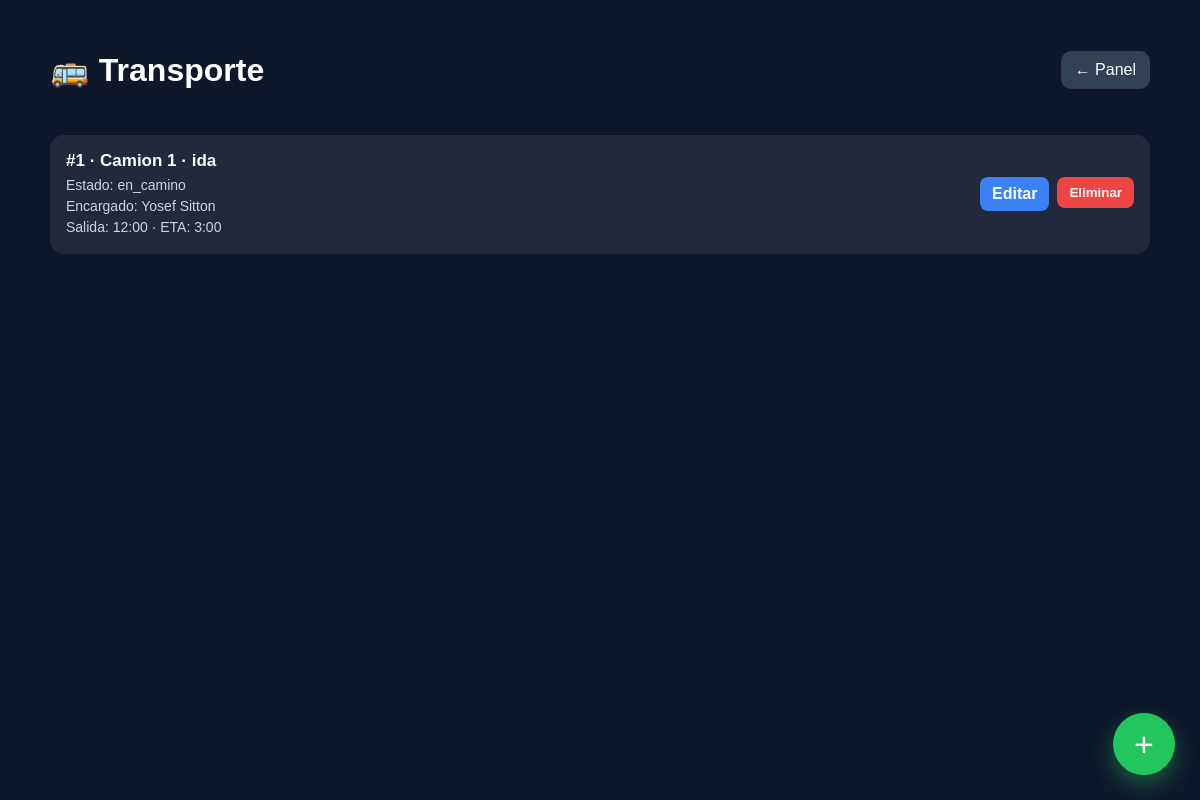
/panel-admin/transporte/, run on an earlier commit of the app's database.
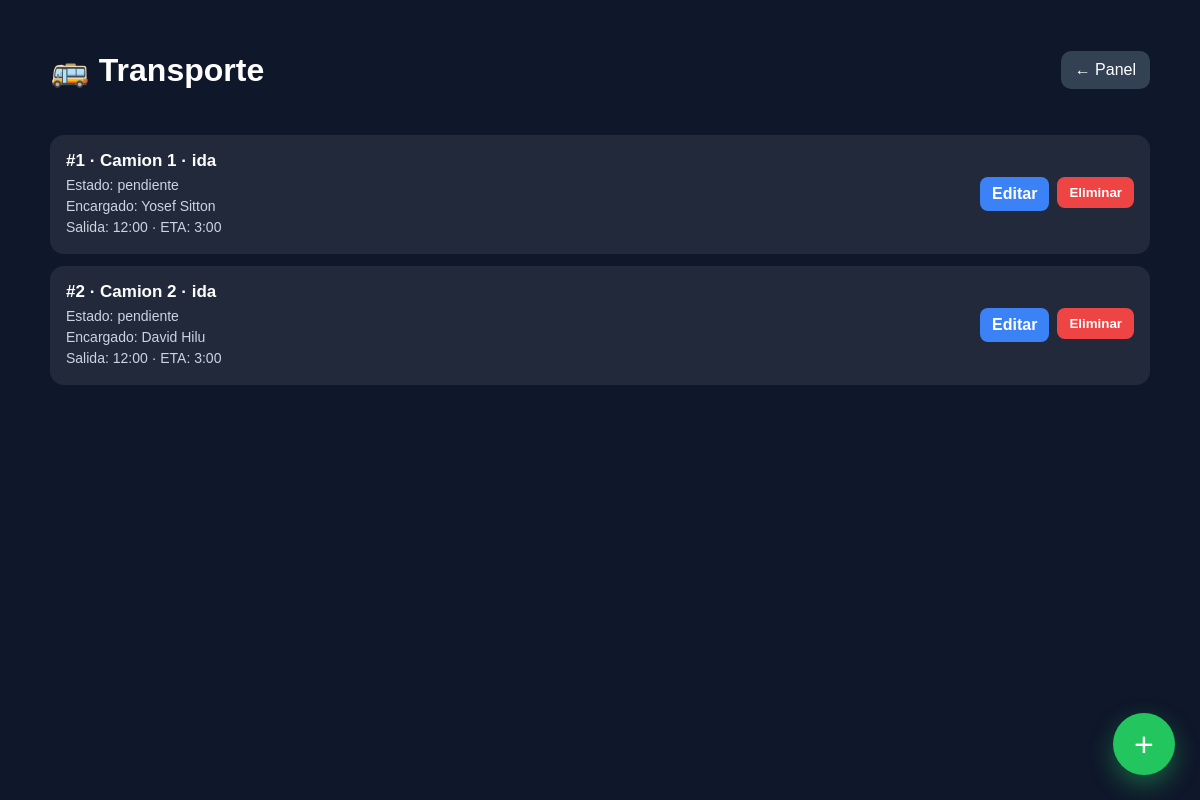
And on a later commit of the database.
### transporte/models.py (models this page shows, shortened)
class Camion(models.Model):
    TIPOS = [
        ('ida', 'Ida'),
        ('regreso', 'Regreso'),
    ]
    ESTADOS = [
        ('pendiente', 'Pendiente'),
        ('saliendo', 'Saliendo'),
        ('en_camino', 'En camino'),
        ('llegando', 'Llegando'),
        ('llego', 'Llegó'),
    ]
    nombre = models.CharField(max_length=100)
    tipo = models.CharField(max_length=20, choices=TIPOS)
    estado = models.CharField(max_length=20, choices=ESTADOS, default='pendiente')
    encargado = models.ForeignKey(
        UsuarioCamp,
        on_delete=models.SET_NULL,
        null=True,
        blank=True,
        limit_choices_to={'tipo': 'madrij'},
        related_name='camiones_encargado'
    )
    hora_salida = models.CharField(max_length=20, blank=True, null=True)
    hora_estimada = models.CharField(max_length=20, blank=True, null=True)
    link_ruta = models.TextField(blank=True, null=True)

### usuarios/models.py (models this page shows, shortened)
class UsuarioCamp(models.Model):
    TIPOS = [
        ('admin', 'Admin'),
        ('madrij', 'Madrij'),
        ('arbitro', 'Arbitro'),
        ('consulta', 'Consulta'),
    ]
    nombre = models.CharField(max_length=100)
    username = models.CharField(max_length=100, unique=True)
    password = models.CharField(max_length=100)
    tipo = models.CharField(max_length=20, choices=TIPOS)

### torneo/views.py (the view, shortened to what this page needs)
# urls.py: path('panel-admin/transporte/', transporte_admin, name='transporte_admin'),
def transporte_admin(request):
    madrijim = UsuarioCamp.objects.filter(tipo='madrij')
    camiones = Camion.objects.all().order_by('tipo', 'nombre')
    return render(request, 'transporte_admin.html', {
        'camiones': camiones,
        'madrijim': madrijim
    })

### templates/transporte_admin.html (shortened to what this page needs)
<!DOCTYPE html>
<html lang="es">
<head>
</head>
<body>
<div class="container">
    <div class="topbar">
        <h1>🚌 Transporte</h1>
        <a class="back" href="/panel-admin/">← Panel</a>
    </div>
    <div class="list">
        {% for c in camiones %}
            <div class="item">
                <div>
                    <a class="camion-link" href="/panel-admin/transporte/{{ c.id }}/">
                        <strong>#{{ c.id }} · {{ c.nombre }} · {{ c.tipo }}</strong>
                        <div class="info">
                            Estado: {{ c.estado }}<br>
                            Encargado: {% if c.encargado %}{{ c.encargado.nombre }}{% else %}Sin asignar{% endif %}<br>
                            Salida: {{ c.hora_salida|default:"-" }} · ETA: {{ c.hora_estimada|default:"-" }}
                        </div>
                    </a>
                </div>
                <div class="buttons">
                    <a class="btn-small btn-edit" href="/panel-admin/transporte/{{ c.id }}/editar/">Editar</a>
                    <form method="POST" action="/panel-admin/transporte/{{ c.id }}/eliminar/" style="display:inline;">
                        <button class="btn-small btn-delete" type="submit">Eliminar</button>
                    </form>
                </div>
            </div>
        {% empty %}
            <p>No hay camiones todavía.</p>
        {% endfor %}
    </div>
</div>
<div class="add-btn" onclick="abrirModal()">+</div>
</body>
</html>

### templates/transporte_admin.html (style rules this page uses)
body { margin: 0; font-family: Arial, sans-serif; background: #0f172a; color: white; }
.container { max-width: 1100px; margin: auto; padding: 30px 20px 80px; }
.topbar { display: flex; justify-content: space-between; align-items: center; margin-bottom: 24px; gap: 12px; flex-wrap: wrap; }
.back { text-decoration: none; color: white; background: #334155; padding: 10px 14px; border-radius: 10px; }
.list { display: grid; gap: 12px; }
.item { background: rgba(255,255,255,0.08); padding: 16px; border-radius: 14px; display: flex; justify-content: space-between; align-items: center; gap: 12px; flex-wrap: wrap; }
.camion-link { text-decoration: none; color: white; display: block; }
.camion-link strong { display: block; font-size: 17px; margin-bottom: 4px; }
.info { color: #cbd5e1; font-size: 14px; line-height: 1.5; }
.buttons { display: flex; gap: 8px; flex-wrap: wrap; }
.btn-small { text-decoration: none; border: none; padding: 8px 12px; border-radius: 8px; color: white; cursor: pointer; font-weight: bold; }
.btn-edit { background: #3b82f6; }
.btn-delete { background: #ef4444; }
.add-btn { position: fixed; bottom: 25px; right: 25px; width: 62px; height: 62px; background: #22c55e; border-radius: 50%; font-size: 34px; display: flex; align-items: center; justify-content: center; cursor: pointer; box-shadow: 0 10px 25px rgba(34,197,94,0.4); }

What changed in the data, as far as the page shows it:
changed Camion "Camion 1": estado "en_camino" → "pendiente"
added Camion: id "2", nombre "Camion 2", tipo "ida", estado "pendiente", encargado.nombre "David Hilu", hora_salida "12:00", hora_estimada "3:00"
